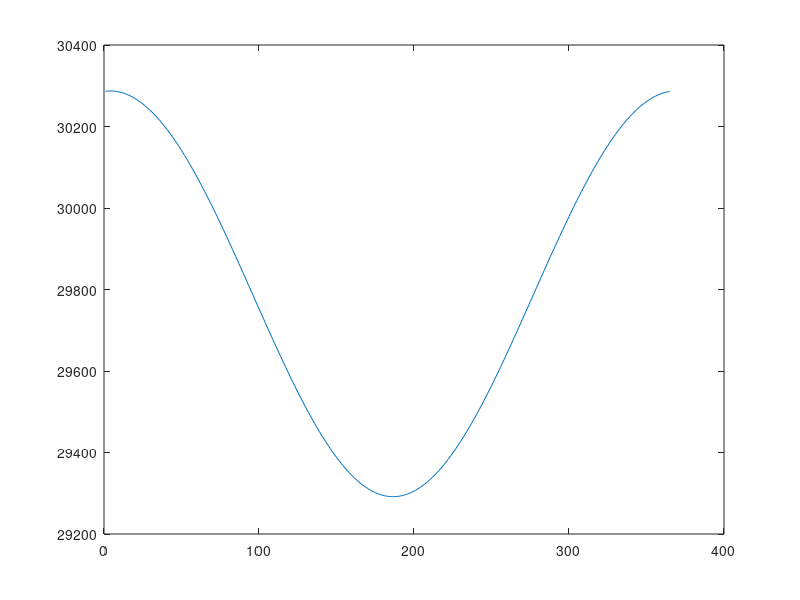

This chart was generated by the following MATLAB code:
%% Earth revolution speed around the Sun Use SI
% https://www.zdic.net/ts/fulu/2019/05/33.html
% Basic Astronomy Cheat Sheet: https://zhuanlan.zhihu.com/p/62221622
% In addition to the rotational speed of the Earth spinning on its axis,
% the planet is also speeding at about 29.78 km/s in its revolution
% around the sun once every 365.2425 days.

% The formula for the velocity of an object at some distance r 
% from the Sun is:
% v  =  sqrt[GM*(2/r - 1/a)]
% Where G is the universal gravitational constant, M is the mass of the 
% Sun, and a is the planet's semimajor axis.
% At perihelion, Earth's distance from the Sun is r = a(1-e) 
% and at aphelion, it's r = a(1+e).
% G = 6.673*10-11 N m2/kg2
% M = 1.989*1030 kg
% a = 1.496*1011 m
% e = 0.01671
% So plugging in the numbers, 
% the speed at perihelion is 30,286 km/s and at aphelion it's 29,291 m/s.

clear all;close all
%% calculate the Earth revolution speed
% Jan 4 2022 is perihelion
doy = (1:365)-4;

%% perhaps not the exact value!
% the radiation speed of revolution isn't always the same
theta = 2*pi*(doy)/365; % rad. calculate from perihelion

G = 6.67408e-11; %N m2/kg2
M = 1.98855e30; % kg
e = 0.01671;
a = 1.49597871e11; % m
b = a*sqrt(1-e*e);
c = a*e;
p = b*b/c; %jiaozhunju

% wrong!!! we shall calcu the distance from jiaodian
% r = sqrt( (a*cos(theta)).^2 + (b*sin(theta)).^2 );

% radius from focal point
rfp = e*p./(1+e*cos(theta));
spe_revo = sqrt(G*M*(2./rfp - 1/a));

figure;plot(spe_revo)
find(spe_revo > max(spe_revo)-0.0000000001) % max speed in Jan 4
